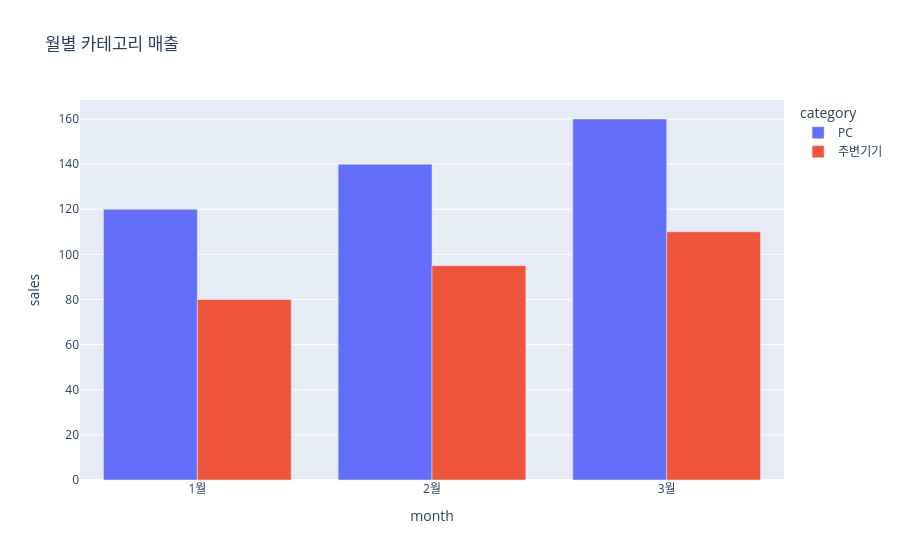

Notebook code cell kept with this figure:
### Code cell
df = pd.DataFrame({
    'month': [
        '1월', '1월',
        '2월', '2월',
        '3월', '3월',
    ],
    'category': [
        'PC', '주변기기',
        'PC', '주변기기',
        'PC', '주변기기',
    ],
    'sales': [
        120, 80,
        140, 95,
        160, 110,
    ]
})

fig = px.bar(
    df,
    x='month',
    y='sales',
    color='category',
    barmode='group',
    title='월별 카테고리 매출'
)

fig.show()

### Figure 1 — Plotly figure (JSON) as saved in the notebook; plotly's stock layout.template omitted (floating-point values rounded to 4 significant figures)
{"data": [{"alignmentgroup": "True", "hovertemplate": "category=PC<br>month=%{x}<br>sales=%{y}<extra></extra>", "legendgroup": "PC", "marker": {"color": "#636efa", "pattern": {"shape": ""}}, "name": "PC", "offsetgroup": "PC", "orientation": "v", "showlegend": true, "textposition": "auto", "x": ["1월", "2월", "3월"], "xaxis": "x", "y": [120, 140, 160], "yaxis": "y", "type": "bar"}, {"alignmentgroup": "True", "hovertemplate": "category=주변기기<br>month=%{x}<br>sales=%{y}<extra></extra>", "legendgroup": "주변기기", "marker": {"color": "#EF553B", "pattern": {"shape": ""}}, "name": "주변기기", "offsetgroup": "주변기기", "orientation": "v", "showlegend": true, "textposition": "auto", "x": ["1월", "2월", "3월"], "xaxis": "x", "y": [80, 95, 110], "yaxis": "y", "type": "bar"}], "layout": {"xaxis": {"anchor": "y", "domain": [0.0, 1.0], "title": {"text": "month"}}, "yaxis": {"anchor": "x", "domain": [0.0, 1.0], "title": {"text": "sales"}}, "legend": {"title": {"text": "category"}, "tracegroupgap": 0}, "title": {"text": "월별 카테고리 매출"}, "barmode": "group"}}
